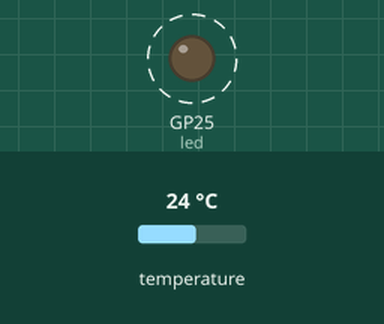
Recording of a program running on a simulated Raspberry Pi Pico running MicroPython. Parts: output pins drawn as LEDs (lit = HIGH). Dashed ring = blinking. Inputs (shaded band) come from the test bench; at power-on: temperature 24 °C. Files the program writes start out absent; library files of the repository ran but are not shown: bme280.py; what the program prints to the serial console is not drawn.

Above: at 2.06 s.
Timing chart, 0 to 5.0 s (numbered marks = the images above):
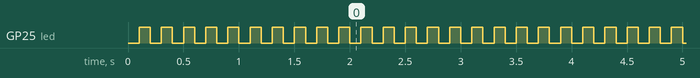

Measured:
- by itself, GP25 (led): alternates HIGH for 0.10 s and LOW for 0.10 s

The program:

read_temp_ds1820.py
```python
from machine import Pin, Timer, ADC, I2C
import math
import os
import time
import onewire, ds18x20
import bme280

def blinc_led(timer):
    led.toggle()
    return

def init_probe_ds1820():
    #init the sensor,
    #red Vcc
    #black GND
    #yellow pin15 data
    SensorPin = Pin(15, Pin.IN)
    sensor = ds18x20.DS18X20(onewire.OneWire(SensorPin))
    roms = sensor.scan()
    print(roms)
    time.sleep(2)
    return sensor, roms

def read_temp_probe_ds1820(sensor, roms):
    sensor.convert_temp()
    temperature = round(sensor.read_temp(roms[0]),2)
    return(temperature)


led = Pin(25, Pin.OUT)
timer = Timer(freq=10, callback = blinc_led)

#data logging in data.txt - data saved on the board
start_time = time.ticks_ms()/1000


## to check if file exist
a = 1
filename = 'datafile' + str(a) + '.txt'
while True:
    if filename in os.listdir("./"):
        a += 1
        filename = 'datafile' + str(a) + '.txt'
    else:
        break


with open(filename, "w") as f:
    f.write("Time\ttemp_C\n")


sensor, roms = init_probe_ds1820()
while True:
    temperature = read_temp_probe_ds1820(sensor, roms)
    time_i = time.ticks_ms()/1000 - start_time
    data_string_out = "%0.1f\t%0.2f\n" %(time_i, temperature)
    print(temperature)

    with open(filename, "a") as f:
        f.write(data_string_out)

    time.sleep(0.5)
```
